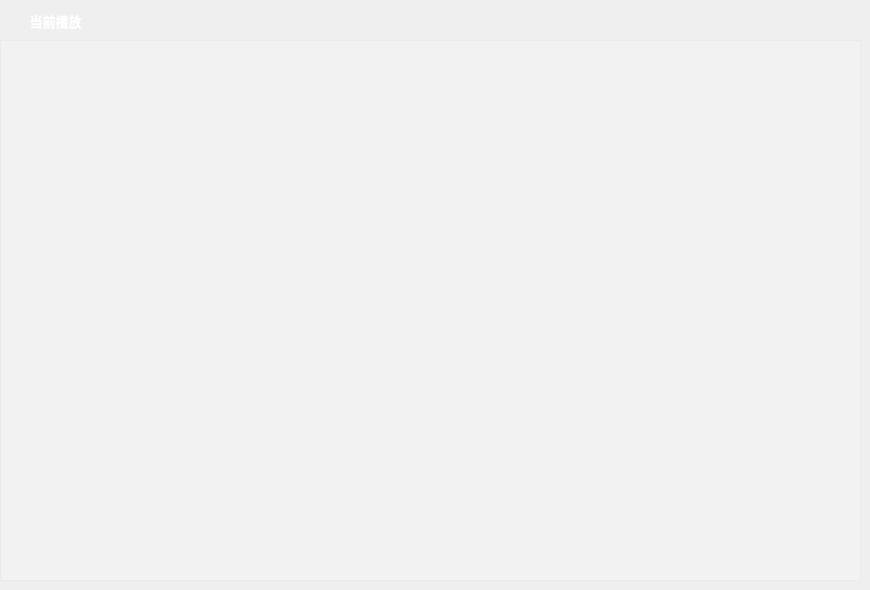
   <widget class="QWidget" name="page_0">
    <widget class="MusicListWidget" name="playListWidget">
     <property name="geometry">
      <rect>
       <x>0</x>
       <y>40</y>
       <width>861</width>
       <height>541</height>
      </rect>
     </property>
     <property name="font">
      <font>
       <weight>75</weight>
       <bold>true</bold>
      </font>
     </property>
     <property name="styleSheet">
      <string notr="true">color: rgb(255, 255, 255);
background-color: rgba(255, 255, 255, 50);
</string>
     </property>
     <property name="horizontalScrollBarPolicy">
      <enum>Qt::ScrollBarAlwaysOff</enum>
     </property>
     <property name="sizeAdjustPolicy">
      <enum>QAbstractScrollArea::AdjustToContentsOnFirstShow</enum>
     </property>
     <property name="selectionMode">
      <enum>QAbstractItemView::SingleSelection</enum>
     </property>
     <property name="isWrapping" stdset="0">
      <bool>false</bool>
     </property>
     <property name="wordWrap">
      <bool>false</bool>
     </property>
     <property name="selectionRectVisible">
      <bool>false</bool>
     </property>
     <property name="sortingEnabled">
      <bool>false</bool>
     </property>
    </widget>
    <widget class="QLabel" name="titleLabel_2">
     <property name="enabled">
      <bool>true</bool>
     </property>
     <property name="geometry">
      <rect>
       <x>0</x>
       <y>0</y>
       <width>111</width>
       <height>41</height>
      </rect>
     </property>
     <property name="font">
      <font>
       <family>Microsoft YaHei</family>
       <pointsize>10</pointsize>
       <weight>75</weight>
       <italic>false</italic>
       <bold>true</bold>
      </font>
     </property>
     <property name="styleSheet">
      <string notr="true">color:rgb(255, 255, 255);
</string>
     </property>
     <property name="text">
      <string>当前播放</string>
     </property>
     <property name="alignment">
      <set>Qt::AlignCenter</set>
     </property>
    </widget>
    <widget class="QPushButton" name="btnClear">
     <property name="geometry">
      <rect>
       <x>100</x>
       <y>0</y>
       <width>41</width>
       <height>41</height>
      </rect>
     </property>
     <property name="font">
      <font>
       <family>Microsoft YaHei</family>
       <pointsize>10</pointsize>
       <weight>75</weight>
       <bold>true</bold>
      </font>
     </property>
     <property name="cursor">
      <cursorShape>PointingHandCursor</cursorShape>
     </property>
     <property name="toolTip">
      <string>清空当前列表</string>
     </property>
     <property name="styleSheet">
      <string notr="true"/>
     </property>
     <property name="text">
      <string/>
     </property>
     <property name="icon">
      <iconset resource="imagefile.qrc">
       <normaloff>:/image/image/image/clear.png</normaloff>:/image/image/image/clear.png</iconset>
     </property>
     <property name="iconSize">
      <size>
       <width>25</width>
       <height>30</height>
      </size>
     </property>
     <property name="flat">
      <bool>true</bool>
     </property>
    </widget>
   </widget>
